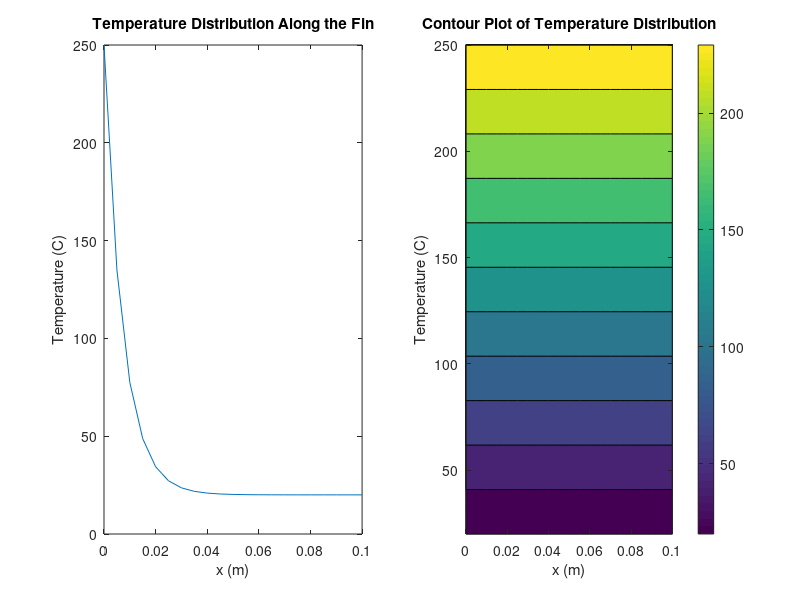

Source code (MATLAB):
% Define fin properties
L = 0.1; % Fin length (m)
t = 0.03; % Fin thickness (m)
k = 220; % Thermal conductivity (W/m-K)
h = 40; % Convection coefficient (W/m^2-K)
Tamb = 20; % Ambient temperature (C)
Tbase = 250; % Base temperature (C)

% Discretization
dx = 0.005; % Node spacing (m)
Nx = (L/dx) + 1; % Number of nodes

% Material properties
A = (t*L)/2; % Fin cross-sectional area (m^2)
p = t*3; % Fin perimeter (m)

% Initialize temperature array
T = ones(Nx,1)*Tamb;

% Boundary condition at base
T(1) = Tbase;

% Finite difference coefficients
a = k*A/dx^2;
b = 2*k*A/dx^2 - h*p;
c = k*A/dx^2;

% Loop through interior nodes
for i = 2:Nx-1
  T(i) = (a*T(i-1) + c*T(i+1))/b;
end

% Heat transfer at the tip (assuming adiabatic tip)
Qtip = 0;  

% Plot temperature distribution
x = linspace(0, L, Nx);
figure;
subplot(1,2,1);
plot(x, T);
hold on;
%plot([0 L], [Tamb Tamb], 'r--'); % Plot ambient temperature line
%hold off;
title('Temperature Distribution Along the Fin');
xlabel('x (m)');
ylabel('Temperature (C)');

% Contour plot
[X, Y] = meshgrid(x, T);
subplot(1,2,2);
contourf(X, Y, Y);
colorbar;
title('Contour Plot of Temperature Distribution');
xlabel('x (m)');
ylabel('Temperature (C)');
